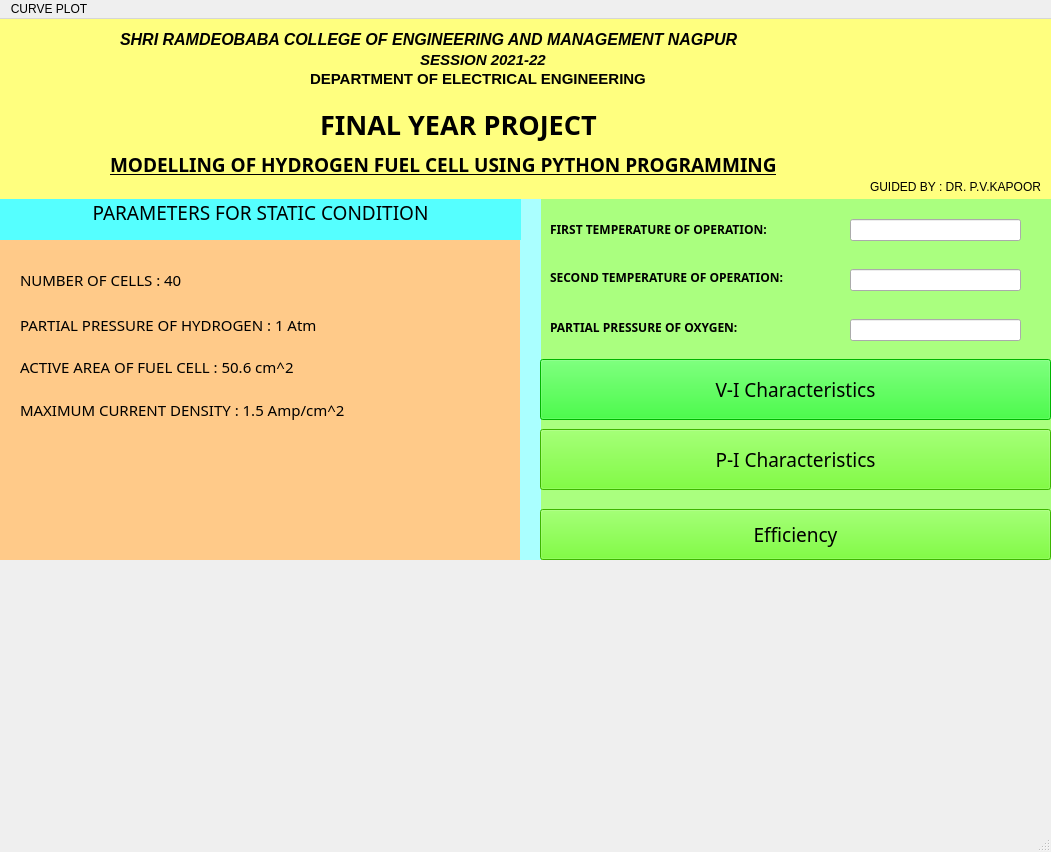
<?xml version="1.0" encoding="UTF-8"?>
<ui version="4.0">
 <class>MainWindow</class>
 <widget class="QMainWindow" name="MainWindow">
  <property name="geometry">
   <rect>
    <x>0</x>
    <y>0</y>
    <width>1051</width>
    <height>852</height>
   </rect>
  </property>
  <property name="windowTitle">
   <string>MainWindow</string>
  </property>
  <widget class="QWidget" name="centralwidget">
   <widget class="QLabel" name="label">
    <property name="geometry">
     <rect>
      <x>120</x>
      <y>-10</y>
      <width>811</width>
      <height>61</height>
     </rect>
    </property>
    <property name="font">
     <font>
      <family>Arial</family>
      <pointsize>12</pointsize>
      <weight>75</weight>
      <italic>true</italic>
      <bold>true</bold>
     </font>
    </property>
    <property name="text">
     <string>SHRI RAMDEOBABA COLLEGE OF ENGINEERING AND MANAGEMENT NAGPUR</string>
    </property>
   </widget>
   <widget class="QLabel" name="label_2">
    <property name="geometry">
     <rect>
      <x>420</x>
      <y>20</y>
      <width>161</width>
      <height>41</height>
     </rect>
    </property>
    <property name="font">
     <font>
      <family>Arial</family>
      <pointsize>11</pointsize>
      <weight>75</weight>
      <italic>true</italic>
      <bold>true</bold>
     </font>
    </property>
    <property name="text">
     <string>SESSION 2021-22</string>
    </property>
   </widget>
   <widget class="QLabel" name="label_3">
    <property name="geometry">
     <rect>
      <x>90</x>
      <y>160</y>
      <width>21</width>
      <height>61</height>
     </rect>
    </property>
    <property name="toolTip">
     <string>&lt;html&gt;&lt;head/&gt;&lt;body&gt;&lt;p&gt;&lt;img src=&quot;:/newPrefix/RCOEM.png&quot;/&gt;&lt;/p&gt;&lt;/body&gt;&lt;/html&gt;</string>
    </property>
    <property name="text">
     <string/>
    </property>
   </widget>
   <widget class="QLabel" name="label_5">
    <property name="geometry">
     <rect>
      <x>550</x>
      <y>200</y>
      <width>261</width>
      <height>21</height>
     </rect>
    </property>
    <property name="font">
     <font>
      <family>Bahnschrift SemiBold</family>
      <pointsize>9</pointsize>
      <weight>75</weight>
      <bold>true</bold>
     </font>
    </property>
    <property name="text">
     <string>FIRST TEMPERATURE OF OPERATION:</string>
    </property>
   </widget>
   <widget class="QLabel" name="label_6">
    <property name="geometry">
     <rect>
      <x>550</x>
      <y>300</y>
      <width>261</width>
      <height>16</height>
     </rect>
    </property>
    <property name="font">
     <font>
      <family>Bahnschrift SemiBold</family>
      <pointsize>9</pointsize>
      <weight>75</weight>
      <bold>true</bold>
     </font>
    </property>
    <property name="text">
     <string>PARTIAL PRESSURE OF OXYGEN:</string>
    </property>
   </widget>
   <widget class="QLineEdit" name="lineEdit_3">
    <property name="geometry">
     <rect>
      <x>850</x>
      <y>300</y>
      <width>171</width>
      <height>22</height>
     </rect>
    </property>
   </widget>
   <widget class="QLabel" name="label_7">
    <property name="geometry">
     <rect>
      <x>110</x>
      <y>120</y>
      <width>851</width>
      <height>51</height>
     </rect>
    </property>
    <property name="font">
     <font>
      <family>Bell MT</family>
      <pointsize>14</pointsize>
      <weight>75</weight>
      <italic>false</italic>
      <bold>true</bold>
      <underline>true</underline>
     </font>
    </property>
    <property name="text">
     <string>MODELLING OF HYDROGEN FUEL CELL USING PYTHON PROGRAMMING</string>
    </property>
   </widget>
   <widget class="QPushButton" name="pushButton">
    <property name="geometry">
     <rect>
      <x>540</x>
      <y>340</y>
      <width>511</width>
      <height>61</height>
     </rect>
    </property>
    <property name="font">
     <font>
      <family>Baskerville Old Face</family>
      <pointsize>14</pointsize>
      <weight>50</weight>
      <bold>false</bold>
     </font>
    </property>
    <property name="toolTip">
     <string>&lt;html&gt;&lt;head/&gt;&lt;body&gt;&lt;p&gt;&lt;span style=&quot; color:#aaff7f;&quot;&gt;PLOT&lt;/span&gt;&lt;/p&gt;&lt;/body&gt;&lt;/html&gt;</string>
    </property>
    <property name="styleSheet">
     <string notr="true">background-color: rgb(0, 255, 0);
gridline-color: rgb(170, 0, 0);
border-top-color: rgb(170, 0, 0);
border-color: rgb(0, 0, 0);</string>
    </property>
    <property name="text">
     <string>V-I Characteristics</string>
    </property>
   </widget>
   <widget class="QLabel" name="label_9">
    <property name="geometry">
     <rect>
      <x>520</x>
      <y>180</y>
      <width>21</width>
      <height>361</height>
     </rect>
    </property>
    <property name="styleSheet">
     <string notr="true">background-color: rgb(170, 255, 255);</string>
    </property>
    <property name="text">
     <string/>
    </property>
   </widget>
   <widget class="QLabel" name="label_13">
    <property name="geometry">
     <rect>
      <x>0</x>
      <y>-1</y>
      <width>1051</width>
      <height>181</height>
     </rect>
    </property>
    <property name="styleSheet">
     <string notr="true">background-color: rgb(255, 255, 127);</string>
    </property>
    <property name="text">
     <string/>
    </property>
   </widget>
   <widget class="QLabel" name="label_10">
    <property name="geometry">
     <rect>
      <x>530</x>
      <y>180</y>
      <width>521</width>
      <height>361</height>
     </rect>
    </property>
    <property name="styleSheet">
     <string notr="true">background-color: rgb(170, 255, 127);</string>
    </property>
    <property name="text">
     <string/>
    </property>
   </widget>
   <widget class="QLabel" name="label_12">
    <property name="geometry">
     <rect>
      <x>0</x>
      <y>180</y>
      <width>521</width>
      <height>361</height>
     </rect>
    </property>
    <property name="font">
     <font>
      <family>Lucida Bright</family>
      <weight>50</weight>
      <italic>false</italic>
      <bold>false</bold>
     </font>
    </property>
    <property name="styleSheet">
     <string notr="true">background-color: rgb(255, 202, 137);</string>
    </property>
    <property name="text">
     <string/>
    </property>
   </widget>
   <widget class="QLabel" name="label_14">
    <property name="geometry">
     <rect>
      <x>20</x>
      <y>290</y>
      <width>381</width>
      <height>31</height>
     </rect>
    </property>
    <property name="font">
     <font>
      <family>Lucida Bright</family>
      <pointsize>11</pointsize>
      <weight>50</weight>
      <italic>false</italic>
      <bold>false</bold>
     </font>
    </property>
    <property name="text">
     <string>PARTIAL PRESSURE OF HYDROGEN : 1 Atm</string>
    </property>
   </widget>
   <widget class="QLabel" name="label_15">
    <property name="geometry">
     <rect>
      <x>300</x>
      <y>410</y>
      <width>111</width>
      <height>16</height>
     </rect>
    </property>
    <property name="font">
     <font>
      <family>Arial</family>
      <pointsize>10</pointsize>
      <weight>75</weight>
      <bold>true</bold>
     </font>
    </property>
    <property name="text">
     <string/>
    </property>
   </widget>
   <widget class="QLabel" name="label_18">
    <property name="geometry">
     <rect>
      <x>20</x>
      <y>340</y>
      <width>371</width>
      <height>16</height>
     </rect>
    </property>
    <property name="font">
     <font>
      <family>Lucida Bright</family>
      <pointsize>11</pointsize>
      <weight>50</weight>
      <bold>false</bold>
     </font>
    </property>
    <property name="text">
     <string>ACTIVE AREA OF FUEL CELL : 50.6 cm^2</string>
    </property>
   </widget>
   <widget class="QLabel" name="label_21">
    <property name="geometry">
     <rect>
      <x>20</x>
      <y>380</y>
      <width>421</width>
      <height>21</height>
     </rect>
    </property>
    <property name="font">
     <font>
      <family>Lucida Bright</family>
      <pointsize>11</pointsize>
      <weight>50</weight>
      <bold>false</bold>
     </font>
    </property>
    <property name="text">
     <string>MAXIMUM CURRENT DENSITY : 1.5 Amp/cm^2</string>
    </property>
   </widget>
   <widget class="QLabel" name="label_28">
    <property name="geometry">
     <rect>
      <x>20</x>
      <y>240</y>
      <width>371</width>
      <height>41</height>
     </rect>
    </property>
    <property name="font">
     <font>
      <family>Lucida Bright</family>
      <pointsize>11</pointsize>
      <weight>50</weight>
      <bold>false</bold>
     </font>
    </property>
    <property name="text">
     <string>NUMBER OF CELLS : 40</string>
    </property>
   </widget>
   <widget class="QLabel" name="label_29">
    <property name="geometry">
     <rect>
      <x>0</x>
      <y>180</y>
      <width>521</width>
      <height>41</height>
     </rect>
    </property>
    <property name="font">
     <font>
      <family>Book Antiqua</family>
      <pointsize>14</pointsize>
      <weight>50</weight>
      <bold>false</bold>
     </font>
    </property>
    <property name="styleSheet">
     <string notr="true">background-color: rgb(85, 255, 255);</string>
    </property>
    <property name="text">
     <string>PARAMETERS FOR STATIC CONDITION</string>
    </property>
    <property name="alignment">
     <set>Qt::AlignHCenter|Qt::AlignTop</set>
    </property>
   </widget>
   <widget class="QLabel" name="label_8">
    <property name="geometry">
     <rect>
      <x>40</x>
      <y>0</y>
      <width>61</width>
      <height>81</height>
     </rect>
    </property>
    <property name="styleSheet">
     <string notr="true">border-image: url(:/newPrefix/Downloads/WhatsApp Image 2021-09-27 at 1.07.53 PM.jpeg);</string>
    </property>
    <property name="text">
     <string/>
    </property>
   </widget>
   <widget class="QLabel" name="label_4">
    <property name="geometry">
     <rect>
      <x>550</x>
      <y>250</y>
      <width>281</width>
      <height>16</height>
     </rect>
    </property>
    <property name="font">
     <font>
      <family>Bahnschrift SemiBold</family>
      <pointsize>9</pointsize>
      <weight>75</weight>
      <bold>true</bold>
     </font>
    </property>
    <property name="text">
     <string>SECOND TEMPERATURE OF OPERATION:</string>
    </property>
   </widget>
   <widget class="QLineEdit" name="lineEdit">
    <property name="geometry">
     <rect>
      <x>850</x>
      <y>250</y>
      <width>171</width>
      <height>22</height>
     </rect>
    </property>
   </widget>
   <widget class="QPushButton" name="pushButton_2">
    <property name="geometry">
     <rect>
      <x>540</x>
      <y>410</y>
      <width>511</width>
      <height>61</height>
     </rect>
    </property>
    <property name="font">
     <font>
      <family>Baskerville Old Face</family>
      <pointsize>14</pointsize>
      <weight>50</weight>
      <bold>false</bold>
      <underline>false</underline>
     </font>
    </property>
    <property name="styleSheet">
     <string notr="true">background-color: rgb(85, 255, 0);
border-color: rgb(255, 255, 255);</string>
    </property>
    <property name="text">
     <string>P-I Characteristics</string>
    </property>
   </widget>
   <widget class="QPushButton" name="pushButton_3">
    <property name="geometry">
     <rect>
      <x>540</x>
      <y>490</y>
      <width>511</width>
      <height>51</height>
     </rect>
    </property>
    <property name="font">
     <font>
      <family>Baskerville Old Face</family>
      <pointsize>14</pointsize>
      <weight>50</weight>
      <bold>false</bold>
      <underline>false</underline>
     </font>
    </property>
    <property name="styleSheet">
     <string notr="true">
background-color: rgb(85, 255, 0);</string>
    </property>
    <property name="text">
     <string>Efficiency</string>
    </property>
   </widget>
   <widget class="QLabel" name="label_11">
    <property name="geometry">
     <rect>
      <x>-50</x>
      <y>540</y>
      <width>631</width>
      <height>271</height>
     </rect>
    </property>
    <property name="styleSheet">
     <string notr="true">image: url(:/newPrefix/hydrogen_fuel_cell.jpg);</string>
    </property>
    <property name="text">
     <string/>
    </property>
   </widget>
   <widget class="QLabel" name="label_30">
    <property name="geometry">
     <rect>
      <x>520</x>
      <y>550</y>
      <width>531</width>
      <height>261</height>
     </rect>
    </property>
    <property name="styleSheet">
     <string notr="true">border-image: url(:/newPrefix/car.webp);</string>
    </property>
    <property name="text">
     <string/>
    </property>
   </widget>
   <widget class="QLineEdit" name="lineEdit_2">
    <property name="geometry">
     <rect>
      <x>850</x>
      <y>200</y>
      <width>171</width>
      <height>22</height>
     </rect>
    </property>
   </widget>
   <widget class="QLabel" name="label_31">
    <property name="geometry">
     <rect>
      <x>310</x>
      <y>50</y>
      <width>431</width>
      <height>20</height>
     </rect>
    </property>
    <property name="font">
     <font>
      <family>Arial</family>
      <pointsize>11</pointsize>
      <weight>75</weight>
      <bold>true</bold>
     </font>
    </property>
    <property name="text">
     <string>DEPARTMENT OF ELECTRICAL ENGINEERING</string>
    </property>
   </widget>
   <widget class="QLabel" name="label_19">
    <property name="geometry">
     <rect>
      <x>320</x>
      <y>80</y>
      <width>381</width>
      <height>51</height>
     </rect>
    </property>
    <property name="font">
     <font>
      <family>Sitka Small</family>
      <pointsize>20</pointsize>
      <weight>75</weight>
      <bold>true</bold>
      <underline>false</underline>
     </font>
    </property>
    <property name="text">
     <string>FINAL YEAR PROJECT</string>
    </property>
   </widget>
   <widget class="QLabel" name="label_16">
    <property name="geometry">
     <rect>
      <x>870</x>
      <y>160</y>
      <width>171</width>
      <height>16</height>
     </rect>
    </property>
    <property name="text">
     <string>GUIDED BY : DR. P.V.KAPOOR</string>
    </property>
   </widget>
   <zorder>label_10</zorder>
   <zorder>label_13</zorder>
   <zorder>label</zorder>
   <zorder>label_2</zorder>
   <zorder>label_3</zorder>
   <zorder>label_5</zorder>
   <zorder>label_6</zorder>
   <zorder>lineEdit_3</zorder>
   <zorder>label_7</zorder>
   <zorder>label_12</zorder>
   <zorder>label_9</zorder>
   <zorder>pushButton</zorder>
   <zorder>label_14</zorder>
   <zorder>label_15</zorder>
   <zorder>label_18</zorder>
   <zorder>label_21</zorder>
   <zorder>label_28</zorder>
   <zorder>label_29</zorder>
   <zorder>label_8</zorder>
   <zorder>label_4</zorder>
   <zorder>lineEdit</zorder>
   <zorder>pushButton_2</zorder>
   <zorder>pushButton_3</zorder>
   <zorder>label_11</zorder>
   <zorder>label_30</zorder>
   <zorder>lineEdit_2</zorder>
   <zorder>label_31</zorder>
   <zorder>label_19</zorder>
   <zorder>label_16</zorder>
  </widget>
  <widget class="QMenuBar" name="menubar">
   <property name="geometry">
    <rect>
     <x>0</x>
     <y>0</y>
     <width>1051</width>
     <height>26</height>
    </rect>
   </property>
   <widget class="QMenu" name="menuCURVE_PLOT">
    <property name="title">
     <string>CURVE PLOT</string>
    </property>
   </widget>
   <addaction name="menuCURVE_PLOT"/>
  </widget>
  <widget class="QStatusBar" name="statusbar"/>
 </widget>
 <resources>
  <include location="../FinalNEW/rknec.qrc"/>
  <include location="../FinalNEW/car.qrc"/>
  <include location="../FinalNEW/gif.qrc"/>
  <include location="../FinalNEW/cell.qrc"/>
  <include location="../FinalNEW/HYcell.qrc"/>
 </resources>
 <connections/>
</ui>
